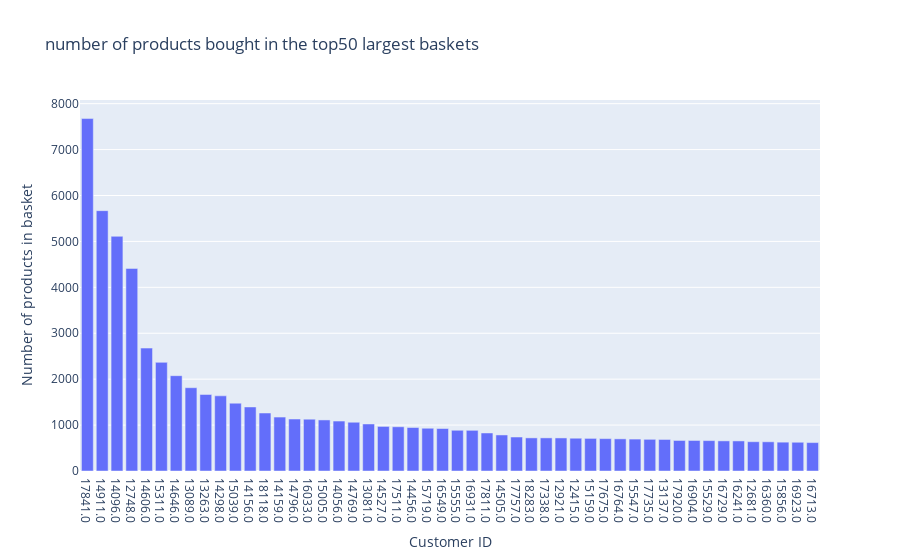

Notebook code for this chart:
### Code cell
grouped = top_baskets[:50]
grouped.reset_index(level=0, inplace=True)
grouped.sort_values('Number of products', ascending=False, inplace=True)
grouped['CustomerID'] = grouped['Customer ID'].astype(str)
data_plot = [go.Bar(x=grouped['Customer ID'], y=grouped['Number of products'])]
layout = go.Layout(yaxis={'autorange':True,'title':'Number of products in basket'},xaxis={'type':'category','title':'Customer ID'},title = 'number of products bought in the top50 largest baskets')
fig = go.Figure(data=data_plot, layout=layout)
iplot(fig)

### Figure 1 — Plotly figure (JSON) as saved in the notebook; plotly's stock layout.template omitted (floating-point values rounded to 4 significant figures)
{"data": [{"type": "bar", "x": ["17841.0", "14911.0", "14096.0", "12748.0", "14606.0", "15311.0", "14646.0", "13089.0", "13263.0", "14298.0", "15039.0", "14156.0", "18118.0", "14159.0", "14796.0", "16033.0", "15005.0", "14056.0", "14769.0", "13081.0", "14527.0", "17511.0", "14456.0", "15719.0", "16549.0", "15555.0", "16931.0", "17811.0", "14505.0", "17757.0", "18283.0", "17338.0", "12921.0", "12415.0", "15159.0", "17675.0", "16764.0", "15547.0", "17735.0", "13137.0", "17920.0", "16904.0", "15529.0", "16729.0", "16241.0", "12681.0", "16360.0", "15856.0", "16923.0", "16713.0"], "y": [7676, 5670, 5111, 4412, 2677, 2366, 2076, 1814, 1667, 1637, 1477, 1395, 1263, 1175, 1132, 1128, 1112, 1088, 1062, 1024, 971, 963, 947, 931, 925, 887, 886, 828, 785, 740, 721, 721, 720, 714, 710, 705, 700, 695, 690, 687, 665, 665, 662, 656, 655, 638, 636, 628, 626, 619]}], "layout": {"title": {"text": "number of products bought in the top50 largest baskets"}, "xaxis": {"title": {"text": "Customer ID"}, "type": "category"}, "yaxis": {"autorange": true, "title": {"text": "Number of products in basket"}}}}
